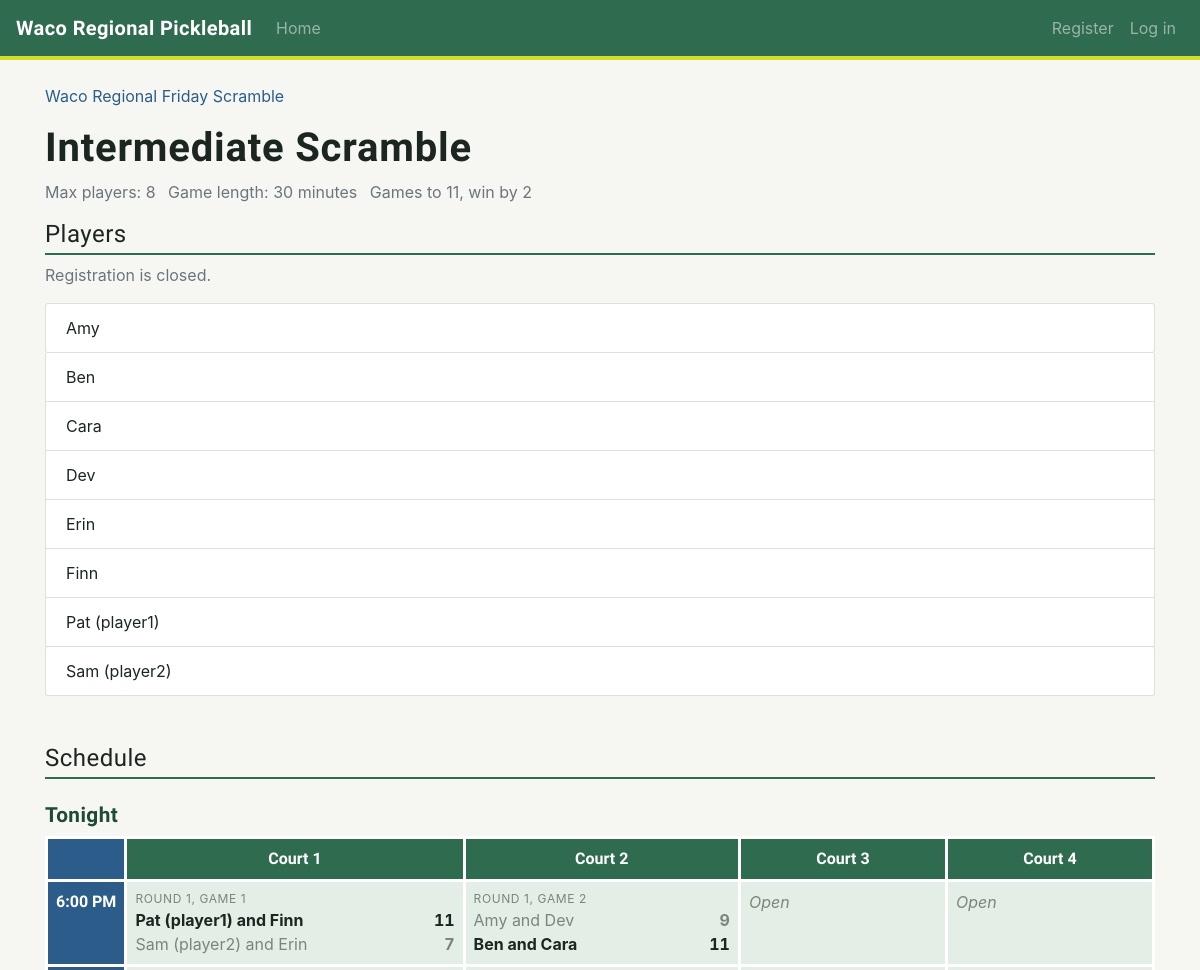
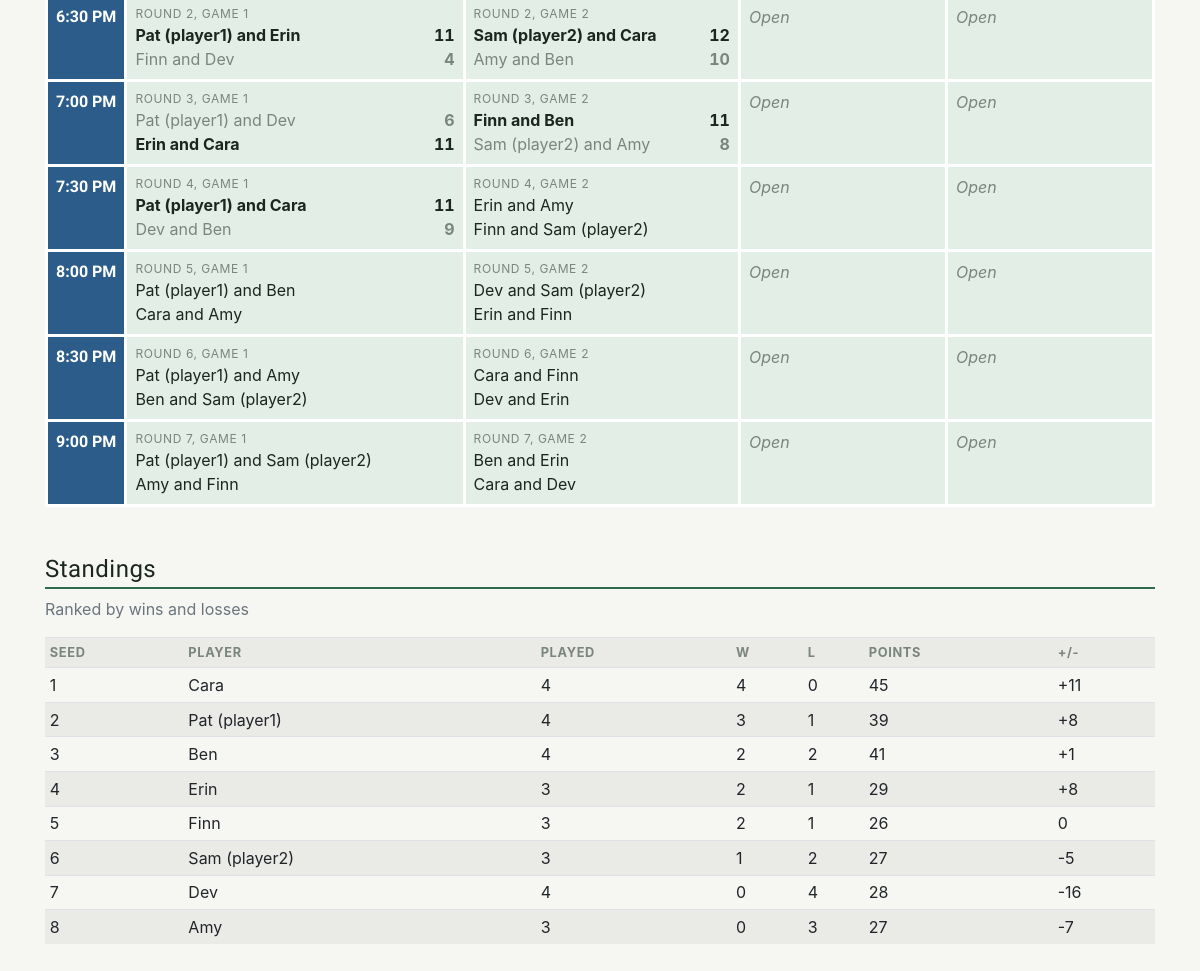
The page /divisions/7/ on the database its author committed (2 pictures, top to bottom).
### tournaments/models.py (models this page shows, shortened)
class Division(models.Model):
    LEVEL_CHOICES = [
        ('beginner', 'Beginner'),
        ('intermediate', 'Intermediate'),
        ('advanced', 'Advanced'),
    ]
    FORMAT_CHOICES = [
        ('mixed', 'Mixed doubles'),
        ('mens', "Men's doubles"),
        ('womens', "Women's doubles"),
        ('scramble', 'Scramble'),
    ]
    MEETING_CHOICES = [(1, 'Once'), (2, 'Twice')]
    WIN_BY_TWO_CHOICES = [('', "Use the tournament's setting"), ('yes', 'Yes'), ('no', 'No')]
    tournament = models.ForeignKey(Tournament, on_delete=models.CASCADE)
    level = models.CharField(max_length=20, choices=LEVEL_CHOICES)
    format = models.CharField(max_length=20, choices=FORMAT_CHOICES)
    max_teams = models.PositiveIntegerField()
    games_per_week = models.PositiveIntegerField()
    max_meetings_per_night = models.PositiveIntegerField(choices=MEETING_CHOICES, default=1)
    game_minutes = models.PositiveIntegerField(null=True, blank=True)
    points_to_win = models.PositiveIntegerField(null=True, blank=True)
    win_by_two = models.CharField(max_length=3, blank=True, choices=WIN_BY_TWO_CHOICES)
    def __str__(self):
        return f"{self.get_level_display()} {self.get_format_display()}"
    def game_length(self):
        if self.game_minutes:
            return self.game_minutes
        return self.tournament.game_minutes
    def target_points(self):
        if self.points_to_win:
            return self.points_to_win
        return self.tournament.points_to_win
    def needs_win_by_two(self):
        if self.win_by_two == 'yes':
            return True
        if self.win_by_two == 'no':
            return False
        return self.tournament.win_by_two

class Tournament(models.Model):
    RANKING_CHOICES = [('wins', 'Wins and losses'), ('points', 'Total points')]
    name = models.CharField(max_length=100)
    start_date = models.DateField()
    num_weeks = models.PositiveIntegerField()
    num_courts = models.PositiveIntegerField(default=4)
    ranking_method = models.CharField(max_length=10, choices=RANKING_CHOICES, default='wins')
    players_enter_scores = models.BooleanField(default=False)
    game_minutes = models.PositiveIntegerField(default=30)
    points_to_win = models.PositiveIntegerField(default=11)
    win_by_two = models.BooleanField(default=True)
    join_code = models.CharField(max_length=8, unique=True)
    admins = models.ManyToManyField(User, related_name='admin_tournaments')
    members = models.ManyToManyField(User, related_name='joined_tournaments', blank=True)
    date_added = models.DateTimeField(auto_now_add=True)
    def __str__(self):
        return self.name

class Team(models.Model):
    division = models.ForeignKey(Division, on_delete=models.CASCADE)
    name = models.CharField(max_length=100)
    captain = models.ForeignKey(User, null=True, blank=True, on_delete=models.SET_NULL,
                                related_name='captain_teams')
    partner = models.ForeignKey(User, null=True, blank=True, on_delete=models.SET_NULL,
                                related_name='partner_teams')
    dropped = models.BooleanField(default=False)
    def __str__(self):
        return self.name

class ScrambleGame(models.Model):
    division = models.ForeignKey(Division, on_delete=models.CASCADE)
    round_number = models.PositiveIntegerField()
    game_number = models.PositiveIntegerField()
    a1 = models.ForeignKey(Team, on_delete=models.CASCADE, related_name='scramble_a1')
    a2 = models.ForeignKey(Team, on_delete=models.CASCADE, related_name='scramble_a2')
    b1 = models.ForeignKey(Team, on_delete=models.CASCADE, related_name='scramble_b1')
    b2 = models.ForeignKey(Team, on_delete=models.CASCADE, related_name='scramble_b2')
    court = models.PositiveIntegerField(null=True, blank=True)
    start_time = models.TimeField(null=True, blank=True)
    a_score = models.PositiveIntegerField(null=True, blank=True)
    b_score = models.PositiveIntegerField(null=True, blank=True)
    def winning_side(self):
        if self.a_score is None or self.b_score is None:
            return None
        if self.a_score > self.b_score:
            return 'a'
        if self.b_score > self.a_score:
            return 'b'
        return None

### tournaments/views.py (the view, shortened to what this page needs)
# urls.py: path('divisions/<int:division_id>/', views.division, name='division'),
def division(request, division_id):
    division = get_object_or_404(Division, id=division_id)
    teams = division.team_set.order_by('name')
    tournament = division.tournament
    num_courts = tournament.num_courts
    boards = []
    if division.format == 'scramble':
        games = list(division.scramblegame_set.order_by('round_number', 'game_number'))
        for game in games:
            game.can_score = can_enter_scramble_score(request.user, game)
        if games:
            boards.append({'title': 'Tonight', 'board': court_board(games, num_courts)})
        standings_rows = scramble_standings(division)
    context = {
        'division': division,
        'teams': teams,
        'user_is_admin': is_admin(request.user, tournament),
        'user_is_member': is_member(request.user, tournament),
        'user_team': user_team_in_division(request.user, division),
        'closed': registration_closed(division),
        'boards': boards,
        'has_games': len(games) > 0,
        'standings_rows': standings_rows,
    }
    return render(request, 'tournaments/division.html', context)

### tournaments/helpers.py (called while the page is built)
def is_admin(user, tournament):
    if user.is_superuser:
        return True
    return user.is_authenticated and tournament.admins.filter(id=user.id).exists()

def is_member(user, tournament):
    return user.is_authenticated and tournament.members.filter(id=user.id).exists()

def user_team_in_division(user, division):
    for team in division.team_set.all():
        if team.captain == user or team.partner == user:
            return team
    return None

def registration_closed(division):
    return division.game_set.exists() or division.scramblegame_set.exists()

def can_enter_scramble_score(user, game):
    tournament = game.division.tournament
    if is_admin(user, tournament):
        return True
    if not user.is_authenticated:
        return False
    if not tournament.players_enter_scores or game.a_score is not None:
        return False
    players = [game.a1.captain, game.a2.captain, game.b1.captain, game.b2.captain]
    return user in players

def court_board(games, num_courts):
    rows = {}       # start time -> one cell per court (a game, or None for an open court)
    unplaced = []   # games still missing a time or a court
    for game in games:
        if game.start_time is None or game.court is None or game.court < 1 or game.court > num_courts:
            unplaced.append(game)
            continue
        if game.start_time not in rows:
            rows[game.start_time] = [None] * num_courts
        cells = rows[game.start_time]
        if cells[game.court - 1] is None:
            cells[game.court - 1] = game
        else:
            unplaced.append(game)
    board_rows = []
    for time in sorted(rows):
        board_rows.append({'time': time, 'cells': rows[time]})
    return {'courts': list(range(1, num_courts + 1)), 'rows': board_rows, 'unplaced': unplaced}

### tournaments/templates/tournaments/division.html (shortened to what this page needs)
{% extends 'tournaments/base.html' %}
{% block content %}
  <p><a href="{% url 'tournaments:tournament' division.tournament.id %}">{{ division.tournament }}</a></p>
  <h1>{{ division }}</h1>
  <ul class="list-inline text-muted">
    {% if division.format == 'scramble' %}
      <li class="list-inline-item">Max players: {{ division.max_teams }}</li>
    {% else %}
      <li class="list-inline-item">Max teams: {{ division.max_teams }}</li>
      <li class="list-inline-item">Games per night: {{ division.games_per_week }}</li>
      <li class="list-inline-item">Max meetings per night: {{ division.get_max_meetings_per_night_display }}</li>
    {% endif %}
    <li class="list-inline-item">Game length: {{ division.game_length }} minutes</li>
    <li class="list-inline-item">Games to {{ division.target_points }}{% if division.needs_win_by_two %}, win by 2{% endif %}</li>
  </ul>
  <section class="mb-5">
    {% if division.format == 'scramble' %}
      <h2 class="h4">Players</h2>
      {% if closed %}
        <p class="text-muted">Registration is closed.</p>
      {% endif %}
      <ul class="list-group">
        {% for team in teams %}
          <li class="list-group-item">{{ team.name }}</li>
        {% empty %}
          <li class="list-group-item">No players yet.</li>
        {% endfor %}
      </ul>
    {% endif %}
  </section>
  <section class="mb-5">
    <h2 class="h4">Schedule</h2>
    {% for night in boards %}
      <h3 class="night-title">{{ night.title }}</h3>
      {% if night.board.rows %}
        <div class="table-responsive">
          <table class="court-board">
            <tr>
              <th class="time"></th>
              {% for court in night.board.courts %}
                <th>Court {{ court }}</th>
              {% endfor %}
            </tr>
            {% for row in night.board.rows %}
              <tr>
                <th class="time">{{ row.time|time:"g:i A" }}</th>
                {% for game in row.cells %}
                  <td>
                    {% if game %}
                      {% if division.format == 'scramble' %}
                        {% include 'tournaments/scramble_match.html' %}
                      {% else %}
                        {% include 'tournaments/doubles_match.html' %}
                      {% endif %}
                    {% else %}
                      <span class="open">Open</span>
                    {% endif %}
                  </td>
                {% endfor %}
              </tr>
            {% endfor %}
          </table>
        </div>
      {% endif %}
    {% empty %}
      <p>No schedule yet.</p>
    {% endfor %}
  </section>
  <section class="mb-5">
    <h2 class="h4">Standings</h2>
    <p class="text-muted">Ranked by {{ division.tournament.get_ranking_method_display|lower }}</p>
    <div class="table-responsive">
      <table class="table table-sm table-striped">
        <tr>
          <th>Seed</th><th>{% if division.format == 'scramble' %}Player{% else %}Team{% endif %}</th>
          <th>Played</th><th>W</th><th>L</th><th>Points</th><th>+/-</th>
        </tr>
        {% for row in standings_rows %}
          <tr>
            <td>{{ forloop.counter }}</td>
            <td>{{ row.team.name }}{% if row.team.dropped %} <small class="text-muted">(dropped)</small>{% endif %}</td>
            <td>{{ row.played }}</td>
            <td>{{ row.wins }}</td>
            <td>{{ row.losses }}</td>
            <td>{{ row.points }}</td>
            <td>{% if row.diff > 0 %}+{% endif %}{{ row.diff }}</td>
          </tr>
        {% empty %}
          <tr><td colspan="7">No teams yet.</td></tr>
        {% endfor %}
      </table>
    </div>
  </section>
{% endblock content %}

### tournaments/templates/tournaments/scramble_match.html (shortened to what this page needs)
<div class="match">
  <div class="match-label">Round {{ game.round_number }}, game {{ game.game_number }}</div>
  {% with side=game.winning_side %}
    <div class="side {% if side == 'a' %}win{% elif side == 'b' %}lose{% endif %}">
      <span>{{ game.a1 }} and {{ game.a2 }}</span>
      <span class="score">{% if game.a_score is not None %}{{ game.a_score }}{% endif %}</span>
    </div>
    <div class="side {% if side == 'b' %}win{% elif side == 'a' %}lose{% endif %}">
      <span>{{ game.b1 }} and {{ game.b2 }}</span>
      <span class="score">{% if game.b_score is not None %}{{ game.b_score }}{% endif %}</span>
    </div>
  {% endwith %}
</div>

### tournaments/templates/tournaments/base.html (style rules this page uses)
:root { --court: #2f6b4f; --court-dark: #1f4a37; --court-light: #e3eee6; --kitchen: #2c5d8a; --ball: #d4dd2a; --ink: #1c2621; --paper: #f6f7f3; --muted: #7a857f; }
body { background: var(--paper); color: var(--ink); }
a { color: var(--kitchen); }
h1, h2, h3, .navbar-brand, .night-title { font-family: 'Barlow Condensed', sans-serif; font-weight: 700; letter-spacing: 0.02em; }
section h2 { border-bottom: 2px solid var(--court); padding-bottom: 0.25rem; }
.btn, .form-control, .alert, .list-group-item:first-child, .list-group-item:last-child, .card { border-radius: 3px; }
.table th { font-size: 0.8rem; text-transform: uppercase; letter-spacing: 0.05em; color: var(--muted); }
.score { font-variant-numeric: tabular-nums; font-weight: 700; min-width: 1.5rem; text-align: right; }
.night-title { font-size: 1.3rem; margin-top: 1.5rem; color: var(--court-dark); }
.court-board { border-collapse: collapse; width: 100%; }
.court-board td, .court-board th { border: 3px solid #fff; padding: 0.5rem; vertical-align: top; }
.court-board td { background: var(--court-light); min-width: 11rem; }
.court-board th { background: var(--court); color: #fff; font-family: 'Barlow Condensed', sans-serif; text-align: center; }
.court-board th.time { background: var(--kitchen); white-space: nowrap; width: 1%; }
.open { color: var(--muted); font-style: italic; }
.match-label { font-size: 0.75rem; text-transform: uppercase; letter-spacing: 0.05em; color: var(--muted); }
.side { display: flex; justify-content: space-between; gap: 0.5rem; }
.side.win { font-weight: 700; }
.side.lose { color: var(--muted); }

### rows shown on the page
Division: tournament "Waco Regional Friday Scramble", level+format "Intermediate Scramble", max_teams "8", game_length "30", target_points "11", tournament.ranking_method "wins and losses"
Team: name "Amy", team.name "Amy", played "3", wins "0", losses "3", points "27", diff "-7"
Team: name "Ben", team.name "Ben", played "4", wins "2", losses "2", points "41", diff "1"
Team: name "Cara", team.name "Cara", played "4", wins "4", losses "0", points "45", diff "11"
Team: name "Dev", team.name "Dev", played "4", wins "0", losses "4", points "28", diff "-16"
Team: name "Erin", team.name "Erin", played "3", wins "2", losses "1", points "29", diff "8"
Team: name "Finn", team.name "Finn", played "3", wins "2", losses "1", points "26", diff "0"
Team: name "Pat (player1)", team.name "Pat (player1)", played "4", wins "3", losses "1", points "39", diff "8"
Team: name "Sam (player2)", team.name "Sam (player2)", played "3", wins "1", losses "2", points "27", diff "-5"
ScrambleGame: time "6:00 PM", round_number "1", game_number "1", a1 "Pat (player1)", a2 "Finn", a_score "11", b1 "Sam (player2)", b2 "Erin", b_score "7"
ScrambleGame: round_number "1", game_number "2", a1 "Amy", a2 "Dev", a_score "9", b1 "Ben", b2 "Cara", b_score "11"
ScrambleGame: time "6:30 PM", round_number "2", game_number "1", a1 "Pat (player1)", a2 "Erin", a_score "11", b1 "Finn", b2 "Dev", b_score "4"
ScrambleGame: round_number "2", game_number "2", a1 "Sam (player2)", a2 "Cara", a_score "12", b1 "Amy", b2 "Ben", b_score "10"
ScrambleGame: time "7:00 PM", round_number "3", game_number "1", a1 "Pat (player1)", a2 "Dev", a_score "6", b1 "Erin", b2 "Cara", b_score "11"
ScrambleGame: round_number "3", game_number "2", a1 "Finn", a2 "Ben", a_score "11", b1 "Sam (player2)", b2 "Amy", b_score "8"
ScrambleGame: time "7:30 PM", round_number "4", game_number "1", a1 "Pat (player1)", a2 "Cara", a_score "11", b1 "Dev", b2 "Ben", b_score "9"
ScrambleGame: round_number "4", game_number "2", a1 "Erin", a2 "Amy", b1 "Finn", b2 "Sam (player2)"
ScrambleGame: time "8:00 PM", round_number "5", game_number "1", a1 "Pat (player1)", a2 "Ben", b1 "Cara", b2 "Amy"
ScrambleGame: round_number "5", game_number "2", a1 "Dev", a2 "Sam (player2)", b1 "Erin", b2 "Finn"
ScrambleGame: time "8:30 PM", round_number "6", game_number "1", a1 "Pat (player1)", a2 "Amy", b1 "Ben", b2 "Sam (player2)"
ScrambleGame: round_number "6", game_number "2", a1 "Cara", a2 "Finn", b1 "Dev", b2 "Erin"
ScrambleGame: time "9:00 PM", round_number "7", game_number "1", a1 "Pat (player1)", a2 "Sam (player2)", b1 "Amy", b2 "Finn"
ScrambleGame: round_number "7", game_number "2", a1 "Ben", a2 "Erin", b1 "Cara", b2 "Dev"

### other values the page prints
{{ night.title }} "Tonight"
{{ court }} "1" "2" "3" "4"
